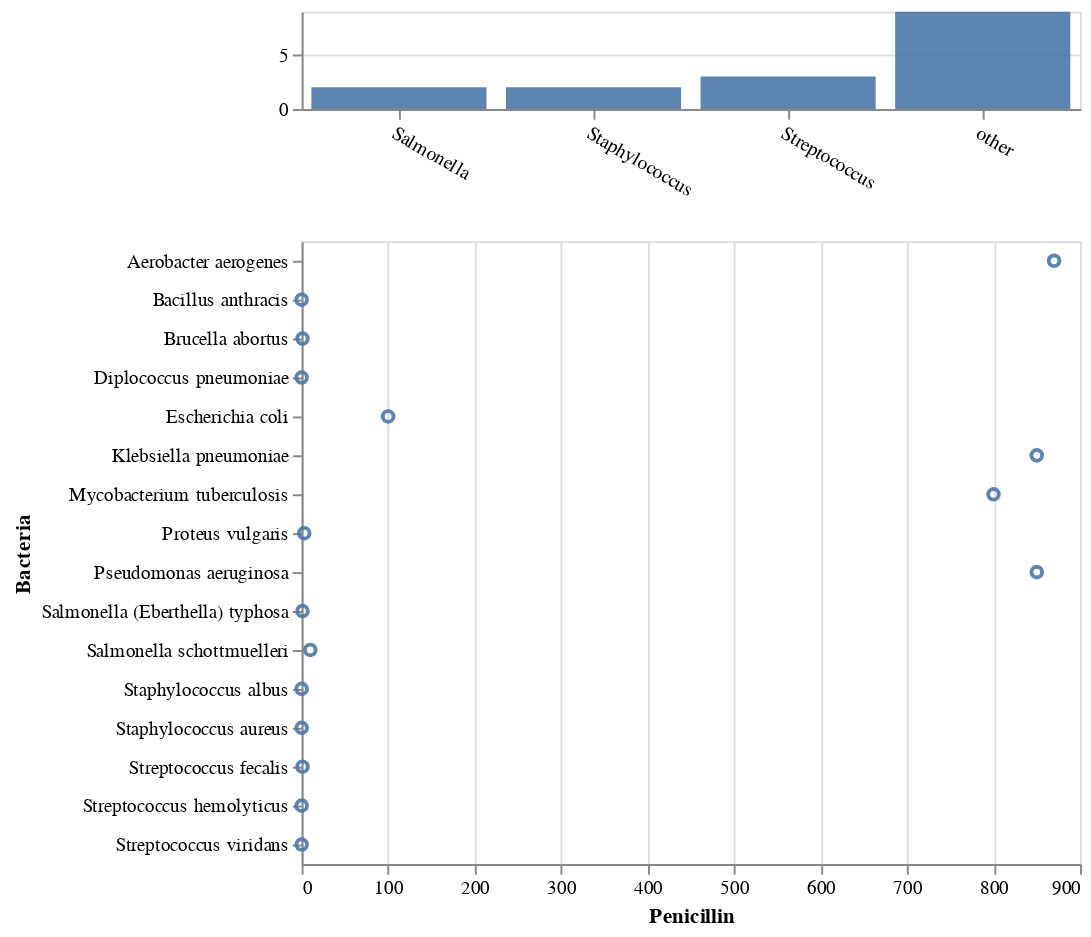

Source (notebook cell):
### Markdown cell above
Para interações mais complexas, como gráficos vinculados e filtragem cruzada, o Altair fornece uma abstração de seleção para definir seleções interativas e, em seguida, vinculá-las a componentes de um gráfico. Abordaremos isso em detalhes em um notebook posterior.

Abaixo está um exemplo mais complexo. O histograma superior mostra a contagem de carros por ano e usa uma seleção interativa para modificar a opacidade dos pontos no diagrama de dispersão inferior, que mostra potência versus quilometragem.

Arraste um intervalo no gráfico superior e veja como ele afeta os pontos no gráfico inferior. Ao examinar o código, **não se preocupe se as partes ainda não fizerem sentido!** Este é um exemplo aspiracional, preencheremos todos os detalhes necessários ao longo dos diferentes notebooks.

### Code cell
# crie uma seleção de intervalo sobre uma codificação do eixo x
brush = alt.selection_interval(encodings=['x'])

# determine a opacidade com base no pincel
opacity = alt.condition(brush, alt.value(0.9), alt.value(0.1))

# an overview histogram of cars per year
# add the interval brush to select cars over time
overview = alt.Chart(cars).mark_bar().encode(
    alt.X('Genus:O', # extract year unit, treat as ordinal
      axis=alt.Axis(title=None, labelAngle=30) # no title, no label angle
    ),
    alt.Y('count()', title=None), # counts, no axis title
    opacity=opacity
).add_selection(
    brush      # add interval brush selection to the chart
).properties(
    width=400, # set the chart width to 400 pixels
    height=50  # set the chart height to 50 pixels
)

# a detail scatterplot of horsepower vs. mileage
# modulate point opacity based on the brush selection
detail = alt.Chart(cars).mark_point().encode(
    alt.X('Penicillin'),
    alt.Y('Bacteria'),
    # set opacity based on brush selection
    opacity=opacity
).properties(width=400) # set chart width to match the first chart

# vertically concatenate (vconcat) charts using the '&' operator
overview & detail

### Figure 1 — Vega-Lite specification as saved in the notebook (floating-point values rounded to 4 significant figures)
{"config": {"view": {"continuousWidth": 300, "continuousHeight": 300}}, "vconcat": [{"mark": {"type": "bar"}, "encoding": {"opacity": {"condition": {"param": "param_10", "value": 0.9}, "value": 0.1}, "x": {"axis": {"labelAngle": 30, "title": null}, "field": "Genus", "type": "ordinal"}, "y": {"aggregate": "count", "title": null, "type": "quantitative"}}, "height": 50, "name": "view_3", "width": 400}, {"mark": {"type": "point"}, "encoding": {"opacity": {"condition": {"param": "param_10", "value": 0.9}, "value": 0.1}, "x": {"field": "Penicillin", "type": "quantitative"}, "y": {"field": "Bacteria", "type": "nominal"}}, "width": 400}], "data": {"name": "data-9358c74bfa85e269e603e741ba1c4924"}, "params": [{"name": "param_10", "select": {"type": "interval", "encodings": ["x"]}, "views": ["view_3"]}], "$schema": "https://vega.github.io/schema/vega-lite/v5.20.1.json", "datasets": {"data-9358c74bfa85e269e603e741ba1c4924": [{"Bacteria": "Aerobacter aerogenes", "Penicillin": 870.0, "Streptomycin": 1.0, "Neomycin": 1.6, "Gram_Staining": "negative", "Genus": "other"}, {"Bacteria": "Bacillus anthracis", "Penicillin": 0.001, "Streptomycin": 0.01, "Neomycin": 0.007, "Gram_Staining": "positive", "Genus": "other"}, {"Bacteria": "Brucella abortus", "Penicillin": 1.0, "Streptomycin": 2.0, "Neomycin": 0.02, "Gram_Staining": "negative", "Genus": "other"}, {"Bacteria": "Diplococcus pneumoniae", "Penicillin": 0.005, "Streptomycin": 11.0, "Neomycin": 10.0, "Gram_Staining": "positive", "Genus": "other"}, {"Bacteria": "Escherichia coli", "Penicillin": 100.0, "Streptomycin": 0.4, "Neomycin": 0.1, "Gram_Staining": "negative", "Genus": "other"}, {"Bacteria": "Klebsiella pneumoniae", "Penicillin": 850.0, "Streptomycin": 1.2, "Neomycin": 1.0, "Gram_Staining": "negative", "Genus": "other"}, {"Bacteria": "Mycobacterium tuberculosis", "Penicillin": 800.0, "Streptomycin": 5.0, "Neomycin": 2.0, "Gram_Staining": "negative", "Genus": "other"}, {"Bacteria": "Proteus vulgaris", "Penicillin": 3.0, "Streptomycin": 0.1, "Neomycin": 0.1, "Gram_Staining": "negative", "Genus": "other"}, {"Bacteria": "Pseudomonas aeruginosa", "Penicillin": 850.0, "Streptomycin": 2.0, "Neomycin": 0.4, "Gram_Staining": "negative", "Genus": "other"}, {"Bacteria": "Salmonella (Eberthella) typhosa", "Penicillin": 1.0, "Streptomycin": 0.4, "Neomycin": 0.008, "Gram_Staining": "negative", "Genus": "Salmonella"}, {"Bacteria": "Salmonella schottmuelleri", "Penicillin": 10.0, "Streptomycin": 0.8, "Neomycin": 0.09, "Gram_Staining": "negative", "Genus": "Salmonella"}, {"Bacteria": "Staphylococcus albus", "Penicillin": 0.007, "Streptomycin": 0.1, "Neomycin": 0.001, "Gram_Staining": "positive", "Genus": "Staphylococcus"}, {"Bacteria": "Staphylococcus aureus", "Penicillin": 0.03, "Streptomycin": 0.03, "Neomycin": 0.001, "Gram_Staining": "positive", "Genus": "Staphylococcus"}, {"Bacteria": "Streptococcus fecalis", "Penicillin": 1.0, "Streptomycin": 1.0, "Neomycin": 0.1, "Gram_Staining": "positive", "Genus": "Streptococcus"}, {"Bacteria": "Streptococcus hemolyticus", "Penicillin": 0.001, "Streptomycin": 14.0, "Neomycin": 10.0, "Gram_Staining": "positive", "Genus": "Streptococcus"}, {"Bacteria": "Streptococcus viridans", "Penicillin": 0.005, "Streptomycin": 10.0, "Neomycin": 40.0, "Gram_Staining": "positive", "Genus": "Streptococcus"}]}}
